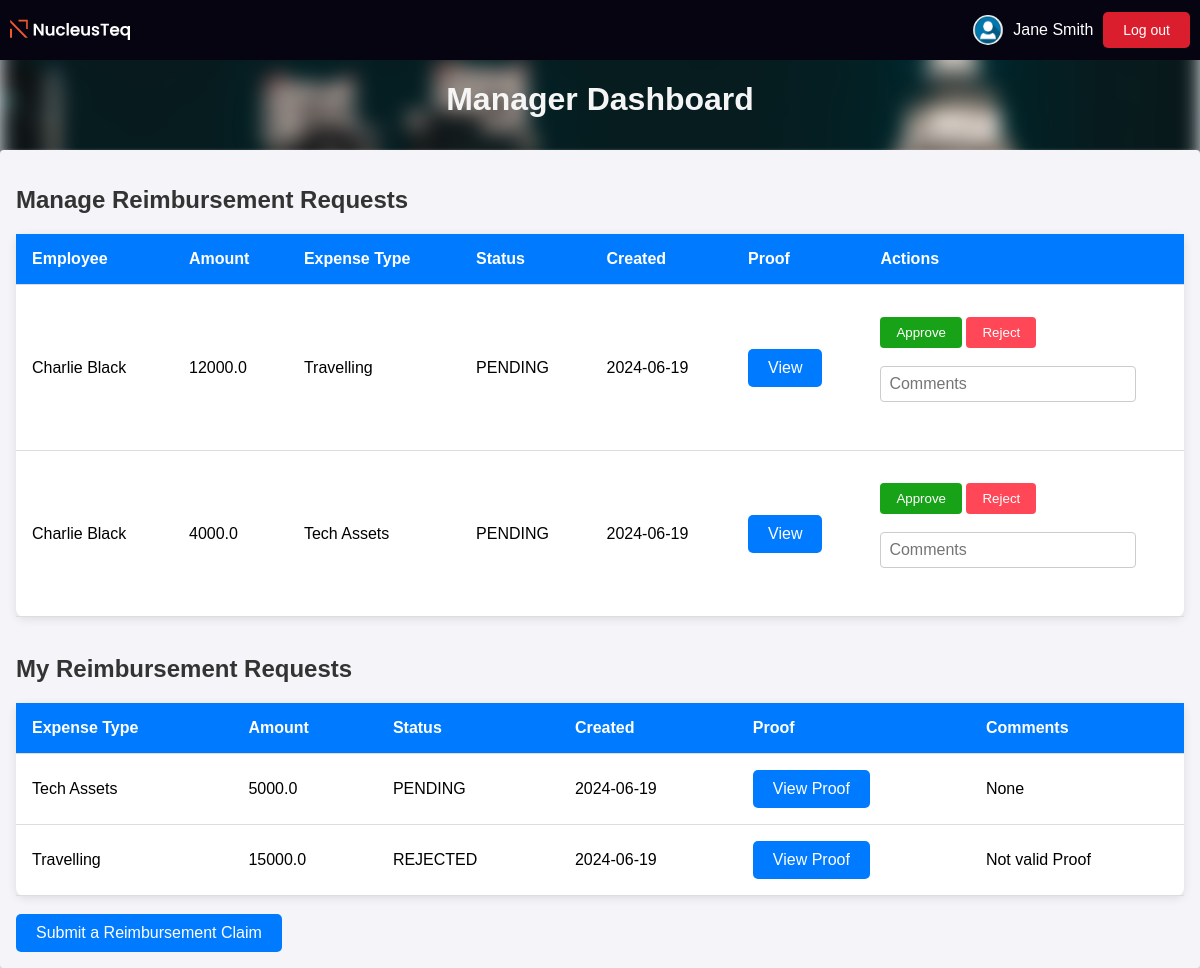
Page /manager_dashboard/2 (signed in) on the committed database.
### models.py (models this page shows, shortened)
class Employee(UserMixin, db.Model):
    __tablename__ = 'employee'
    emp_id = db.Column(db.Integer, primary_key=True)
    first_name = db.Column(db.String(30), nullable=False)
    last_name = db.Column(db.String(30), nullable=False)
    email = db.Column(db.String(50), nullable=False, unique=True)
    password = db.Column(db.String(100), nullable=False)
    contact_no = db.Column(db.String(15))
    department_id = db.Column(db.Integer, db.ForeignKey('department.dept_id'))
    role = db.Column(db.String(10), nullable=False, default='USER')

class Request(db.Model):
    __tablename__ = 'request'
    req_id = db.Column(db.Integer, primary_key=True)
    emp_id = db.Column(db.Integer, db.ForeignKey('employee.emp_id'), nullable=False)
    amount = db.Column(db.Float, nullable=False)
    expense_type = db.Column(db.String(10), nullable=False)
    status = db.Column(db.String(50), nullable=False, default='PENDING')
    manager_id = db.Column(db.Integer, db.ForeignKey('employee.emp_id'), nullable=False)
    created = db.Column(db.Date, default=datetime.utcnow().date)
    proof = db.Column(db.String(120), nullable=True)
    comments = db.Column(db.Text, nullable=True)

### main.py (the view)
@app.route('/manager_dashboard/<int:manager_id>')
@login_required
def manager_dashboard(manager_id):
    manager = Employee.query.get(manager_id)
    if manager.role != "MANAGER":
        flash('Not Authorised!','error')
        logger.warning(f'Unauthorized access attempt by user: {manager.email}')
        return redirect(url_for('login'))
    try:
        manager_requests = Request.query.filter_by(emp_id=manager_id).all()
        employee_requests = (
            db.session.query(Request, Employee)
            .join(Employee, Employee.emp_id == Request.emp_id)
            .filter(Request.manager_id == manager_id)
            .all()
            )
        logger.info(f'Fetched claims for manager ID {manager_id}')
    except Exception as e:
        logger.error(f'Error while fetching claims for manager ID {manager_id}: {e}')
        return f'Error while fetching claims: {e}'
    claims_with_employee_details = []
    for claim, employee in employee_requests:
        claims_with_employee_details.append((claim, employee))
    response = make_response(render_template('manager_dashboard.html', manager_id=manager_id, user=manager, my_claims = manager_requests, claims=claims_with_employee_details))
    response = set_response_header(response)
    logger.info(f'Manager dashboard rendered for manager ID {manager_id}')
    return response

### main.py (called while the page is built)
@login_manager.user_loader
def load_user(emp_id):
    return Employee.query.get(int(emp_id))

def set_response_header(response):
    response.headers["Cache-Control"] = "no-cache, no-store, must-revalidate"
    response.headers["Pragma"] = "no-cache"
    response.headers["Expires"] = "0"
    return response

### templates/manager_dashboard.html (shortened to what this page needs)
{% extends "dashboard_base.html" %}
{% block h1 %}
<h1>Manager Dashboard</h1>
{% endblock %}
{% block body %}
<main>
<h2>Manage Reimbursement Requests</h2>
{% if claims | length == 0 %}
    <p>No Reimbursement Requests alloted to you!</p>
{% else %}
    <table>
        <thead>
            <tr>
                <th>Employee</th>
                <th>Amount</th>
                <th>Expense Type</th>
                <th>Status</th>
                <th>Created</th>
                <th>Proof</th>
                <th>Actions</th>
            </tr>
        </thead>
        <tbody>
            {% for claim, employee in claims %}
            <tr>
                <td>{{ employee.first_name }} {{ employee.last_name }}</td>
                <td>{{ claim.amount }}</td>
                <td>{{ claim.expense_type }}</td>
                <td>{{ claim.status }}</td>
                <td>{{ claim.created }}</td>
                <td>
                    {% if claim.proof %}
                        <a href="{{ url_for('static', filename='uploads/' ~ claim.proof) }}" target="_blank">View</a>
                    {% else %}
                        No Proof
                    {% endif %}
                </td>
                <td>
                    <form method="POST" action="{{ url_for('approve_reject_claim', user_id=manager_id, req_id=claim.req_id) }}">
                        <button type="submit" name="action" value="approve_claim">Approve</button>
                        <button type="submit" name="action" value="reject_claim">Reject</button>
                        <br>
                        <br>
                        <input type="text" name="comments" placeholder="Comments">
                    </form>
                </td>
            </tr>
        {% endfor %}
        </tbody>
    </table>
{% endif %}
<br>
<h2>My Reimbursement Requests</h2>
{% if my_claims | length == 0 %}
    <p>No Reimbursement Requests submitted!</p>
{% else %}
    <table>
        <thead>
            <tr>
                <th>Expense Type</th>
                <th>Amount</th>
                <th>Status</th>
                <th>Created</th>
                <th>Proof</th>
                <th>Comments</th>
            </tr>
        </thead>
        <tbody>
        {% for claim in my_claims %}
            <tr>
                <td>{{ claim.expense_type }}</td>
                <td>{{ claim.amount }}</td>
                <td>{{ claim.status }}</td>
                <td>{{ claim.created }}</td>
                <td>
                    {% if claim.proof %}
                        <a href="{{ url_for('static', filename='uploads/' ~ claim.proof) }}" target="_blank">View Proof</a>
                    {% else %}
                        No Proof
                    {% endif %}
                </td>
                <td>{{ claim.comments }}</td>
            </tr>
        {% endfor %}
        </tbody>
    </table>
{% endif %}
<br>
<a href="{{ url_for('submit_reimbursement', user_id=manager_id) }}" class="btn">Submit a Reimbursement Claim</a>
</main>
{% endblock %}

### templates/dashboard_base.html (shortened to what this page needs)
<!DOCTYPE html>
<html lang="en">
<head>
    <link rel="stylesheet" href="{{ url_for('static', filename='styles.css') }}">
</head>
<body>
    <div class="header">
        <div class="company-logo">
            <img src="{{ url_for('static', filename='images/company_logo.svg') }}" alt="Company Logo">
        </div>
        <div class="logout-container">
            <img src="{{ url_for('static', filename='images/user_icon.png') }}" alt="User Icon">
            <p>{{ user.first_name }} {{ user.last_name }}</p>
            <a href="{{ url_for('logout')}}">Log out</a>
        </div>
    </div>
    {% block h1 %}{% endblock %}
    {% block body %}{% endblock %}
</body>
</html>

### static/styles.css (style rules this page uses)
*, *::before, *::after { box-sizing: border-box; }
body { font-family: Arial, sans-serif; background-color: #f4f4f9; margin: 0; padding: 0; height: 100%; overflow: hidden; max-height: 80vh; overflow-y: auto; }
.header { display: flex; justify-content: flex-end; align-items: center; padding: 10px; background-color: rgb(7, 4, 17); position: relative; }
.company-logo { display: flex; align-items: center; }
.company-logo img { width: 120px; height: 40px; }
.logout-container { display: flex; align-items: center; margin-left: auto; }
.logout-container img { width: 30px; height: 30px; border-radius: 50%; margin-right: 10px; }
.logout-container p { margin: 0 10px 0 0; font-size: 16px; color: white; }
.logout-container a { text-decoration: none; color: white; font-size: 14px; background-color: #db1e2d; }
main { max-width: 1400px; margin: 2rem auto; padding: 1rem; position: relative; background: #f4f4f9; box-shadow: 0 2px 4px rgba(255, 255, 266, 0.75); border-radius: 4px; }
a { display: inline-block; padding: 10px 20px; color: #fff; background-color: #007bff; border: none; border-radius: 5px; text-align: center; text-decoration: none; cursor: pointer; transition: background-color 0.3s; }
h1 { text-align: center; color: whitesmoke; }
h2 { color: #333; }
form { margin-bottom: 2rem; }
input[type="text"], select { width: calc(100% - 2rem); padding: 0.5rem; border: 1px solid #ccc; border-radius: 4px; font-size: 1rem; box-sizing: border-box; }
button[type="submit"] { margin-top: 1rem; background-color: #1e90ff; color: #ffffff; padding: 0.5rem 1rem; border: none; border-radius: 4px; cursor: pointer; transition: background-color 0.3s ease; }
button[type="submit"][formnovalidate], button[value="delete_employee"], button[value="reject_claim"] { background-color: #ff4757; }
button[value="approve_claim"] { background-color: rgb(24, 162, 24); }
table { width: 100%; border-collapse: collapse; margin-top: 1rem; background-color: #fff; border-radius: 8px; box-shadow: 0 2px 10px rgba(0, 0, 0, 0.1); }
table thead { background-color: #007bff; color: #fff; }
table th, table td { padding: 1rem; text-align: left; border-bottom: 1px solid #ddd; }
table th { font-weight: bold; }

### rows in the picture
Employee: first_name "Jane", last_name "Smith"
Request: first_name "Charlie", last_name "Black", amount "12000.0", expense_type "Travelling", status "PENDING", created "2024-06-19"
Request: first_name "Charlie", last_name "Black", amount "4000.0", expense_type "Tech Assets", status "PENDING", created "2024-06-19"
Request: expense_type "Tech Assets", amount "5000.0", status "PENDING", created "2024-06-19", comments "None"
Request: expense_type "Travelling", amount "15000.0", status "REJECTED", created "2024-06-19", comments "Not valid Proof"
